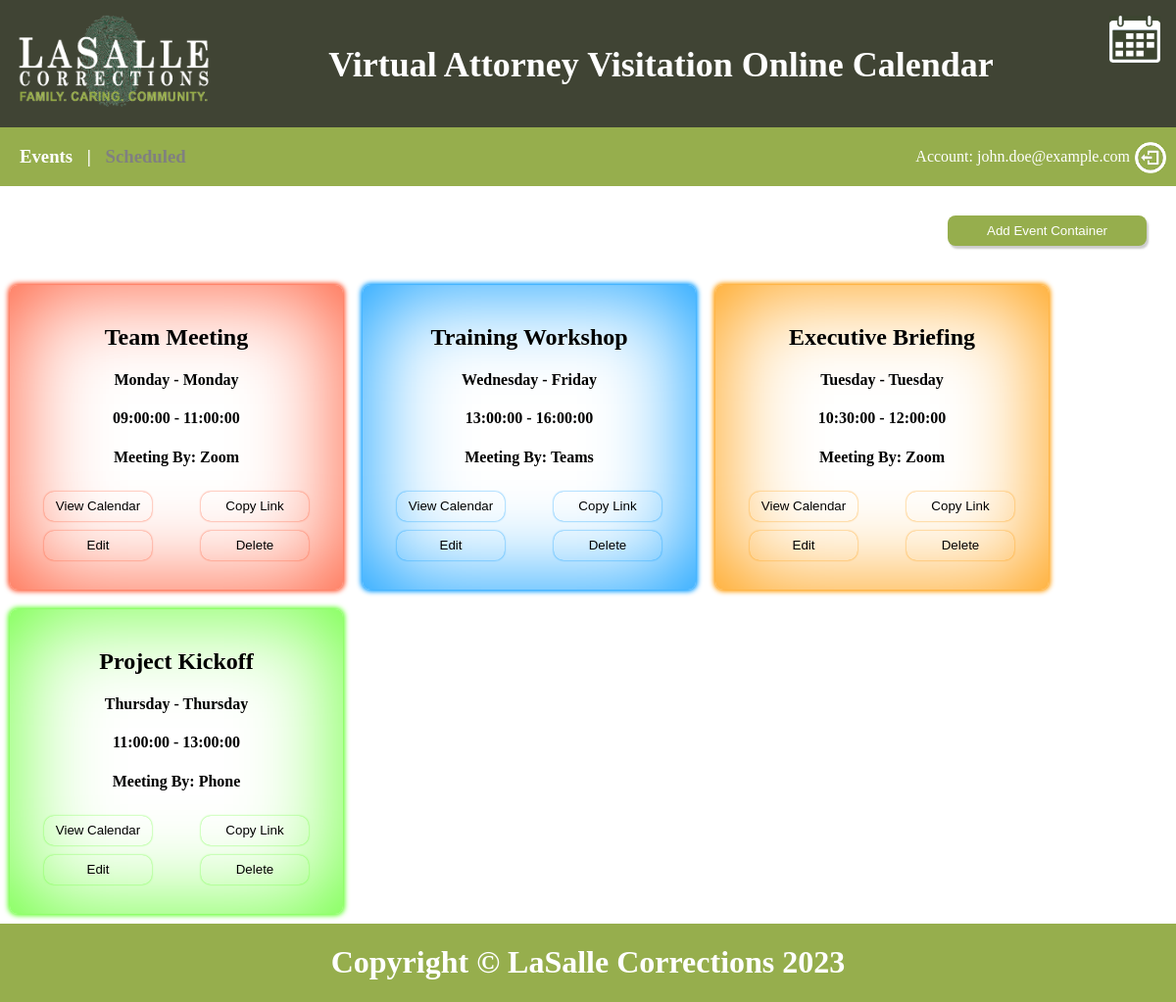
Screenshot of /eventContainers.php (signed in) with the database file from the repository.
### tables this page shows
CREATE TABLE IF NOT EXISTS event_containers (
    event_container_id INT AUTO_INCREMENT PRIMARY KEY,
    facility VARCHAR(50) NOT NULL,
    event_name VARCHAR(255) NOT NULL,
    start_day VARCHAR(20) NOT NULL,
    end_day VARCHAR(20) NOT NULL,
    start_time TIME NOT NULL,
    end_time TIME NOT NULL,
    duration VARCHAR(50) NOT NULL DEFAULT "30 min",
    time_zone VARCHAR(50) NOT NULL,
    meeting_type VARCHAR(50) NOT NULL,
    description TEXT,
    color VARCHAR(7) NOT NULL,
    isDeleted BOOLEAN NOT NULL DEFAULT FALSE
);

### includes/loadEventContainers.php (the view, shortened to what this page needs)
<?php
$conn = new mysqli($db_host, $db_username, $db_password, $db_database);
$sql = "SELECT * FROM event_containers WHERE isDeleted != 1";
$result = $conn->query($sql);
if ($result->num_rows > 0) {
    while($row = $result->fetch_assoc()) {
        $eventContainerID = $row["event_container_id"];
        $eventName = $row["event_name"];
        $startDay = $row["start_day"];
        $endDay = $row["end_day"];
        $startTime = $row["start_time"];
        $endTime = $row["end_time"];
        $meetingType = $row["meeting_type"];
        $color = $row["color"];
        echo "<div id='$eventContainerID' class='eventContainer' style='--event-color: $color;'>";
        echo "<h2 class='event-headline'>$eventName</h4>";
        echo "<h4 class='day-range'>$startDay - $endDay</h4>";
        echo "<h4 class='time-range'>$startTime - $endTime</h4>";
        echo "<h4 class='meeting-type'>Meeting By: $meetingType</h4>";
        echo "<div class='button-div'>";
        echo "<button id='viewCalendarButton$eventContainerID' class='event-container-button' style='--event-color-darker: $color;'>View Calendar</button>";
        echo "<button id='copyLinkButton$eventContainerID' class='event-container-button' style='--event-color-darker: $color;'>Copy Link</button>";
        echo "<button id='editButton$eventContainerID' class='event-container-button' style='--event-color-darker: $color;'>Edit</button>";
        echo "<button id='deleteButton$eventContainerID' class='event-container-button' style='--event-color-darker: $color;'>Delete</button>";
        echo "</div>";
        echo "</div>";
    }
} else {
    echo "0 results";
}

### public/eventContainers.php (shortened to what this page needs)
<!DOCTYPE html>
<html lang="en">
<head>
    <link rel="stylesheet" href="css/main.css">
    <link rel="stylesheet" href="./css/eventContainer.css">
    <link rel="stylesheet" href="./css/modal.css">
</head>
  <body>
    <div id="navbarDiv">
      <?php include('navbar.php'); ?>
    </div>
    <main>
<banner-component custom-text="Events | Scheduled" label="<?=htmlspecialchars($_SESSION['email'], ENT_QUOTES)?>">
      </banner-component>
      <button id="addEventContainer">Add Event Container</button>
      <div id="eventContainers" class="container-row">
      <?php
      include '../includes/loadEventContainers.php';
?>
      </div>
    </main>
    <div id="footerDiv" class="footer">
      <?php include('footer.php'); ?>
    </div>
  </body>
</html>

### public/navbar.php
<head>
    <link rel="stylesheet" href="css/navbar.css">
</head>
<nav id="navbar">
    <a href="index.php">
        <img id="navbarLasalleLogo" src="img/LaSalleLogo.png" alt="lasalle logo">
    </a>
    <img id="calendarImg" src="img/cal.png" alt="calendar image">
    <h1 id="navbarHeadline">Virtual Attorney Visitation Online Calendar</h1>
</nav>

### public/footer.php
<head>
    <link rel="stylesheet" href="css/footer.css">
</head>
<footer class="footer">
    <h1>Copyright &copy; LaSalle Corrections 2023</h1>
</footer>

### public/css/main.css (style rules this page uses)
body { margin: 0px; }

### public/css/eventContainer.css (style rules this page uses)
#eventContainers { display: flex; flex-wrap: wrap; }
main { min-height: 100vh; }
#addEventContainer { float: right; margin: 30px 30px 30px 30px; background-color: #96ae4d; color: white; padding: 8px 40px; border-radius: 8px; border: none; box-shadow: 2px 3px 2px rgba(0, 0, 0, 0.2); }
.eventContainer { padding: 20px; margin: 10px; width: 300px; text-align: center; border: 0px solid var(--event-color, black); border-radius: 8px; box-shadow: 0px 0px 100px 1px var(--event-color, black) inset, 0px 0px 5px 2px var(--event-color, black); }
.container-row { width: 100%; }
.button-div { display: grid; grid-template-columns: max-content max-content; justify-content: space-between; margin-left: 10px; margin-right: 10px; margin-bottom: 5px; }
.eventContainer button { width: 110px; height: 30px; padding: 5px 5px 5px 5px; margin: 5px 5px 5px 5px; background-color: transparent; color: var(--event-text-color, black); border-width: 0px; border-color: var(--event-color-darker, black); border-radius: 10px; box-shadow: 0px 0px 3px rgba(0, 0, 0, 0.2); box-shadow: 0px 0px 2px 0px var(--event-color-darker, black); }

### public/css/navbar.css (style rules this page uses)
#navbar { height: 130px; position: absolute; left: 0; top: 0; background-color: #404434; color: white; width:100%; line-height: 2; font-size: 1.5rem; text-align: center; overflow: hidden; white-space: nowrap; text-overflow: ellipsis; }
#navbarDiv { margin-bottom: 130px; }
#navbarLasalleLogo { height: 6rem; float: left; padding-top: 0.9rem; padding-left: 1rem; }
#calendarImg { height: 3rem; float: right; vertical-align: top; padding-top: 1rem; padding-right: 1rem; }
@media screen and (max-width: 1500px) { #navbar { font-size: 1.5rem; line-height: 2; } }

### public/css/footer.css (style rules this page uses)
.footer { position: absolute; left: 0; height: 80px; width: 100%; background-color: #96ae4d; color: white; text-align: center; }

### rows the page displays
event_containers: event_name "Team Meeting", start_day "Monday", end_day "Monday", start_time "09:00:00", end_time "11:00:00", meeting_type "Zoom"
event_containers: event_name "Training Workshop", start_day "Wednesday", end_day "Friday", start_time "13:00:00", end_time "16:00:00", meeting_type "Teams"
event_containers: event_name "Executive Briefing", start_day "Tuesday", end_day "Tuesday", start_time "10:30:00", end_time "12:00:00", meeting_type "Zoom"
event_containers: event_name "Project Kickoff", start_day "Thursday", end_day "Thursday", start_time "11:00:00", end_time "13:00:00", meeting_type "Phone"
